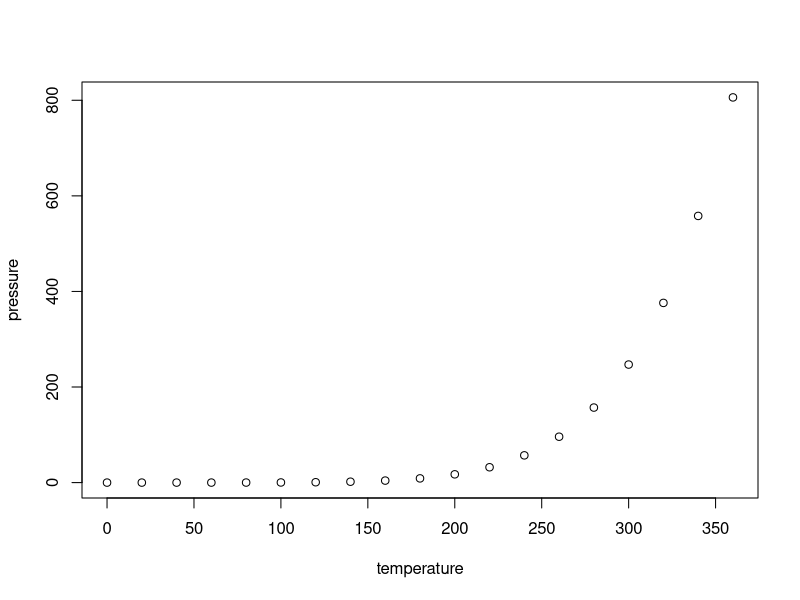
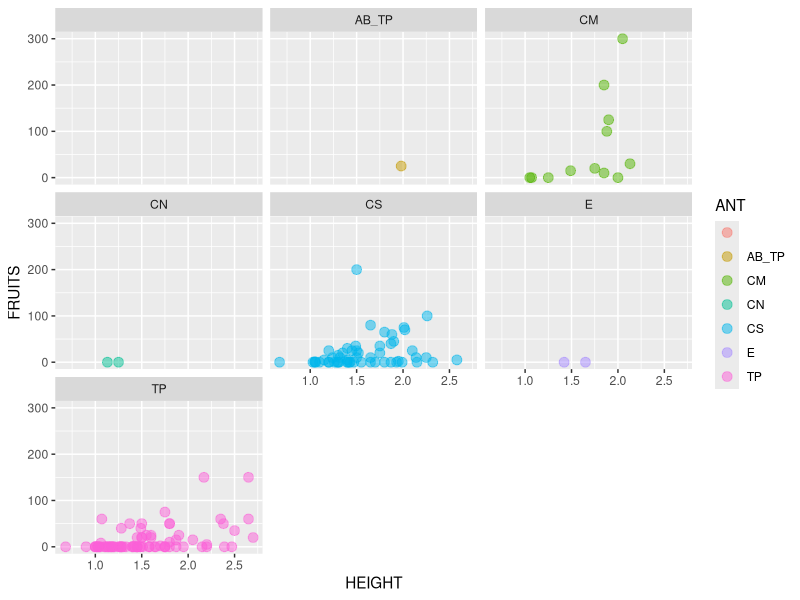
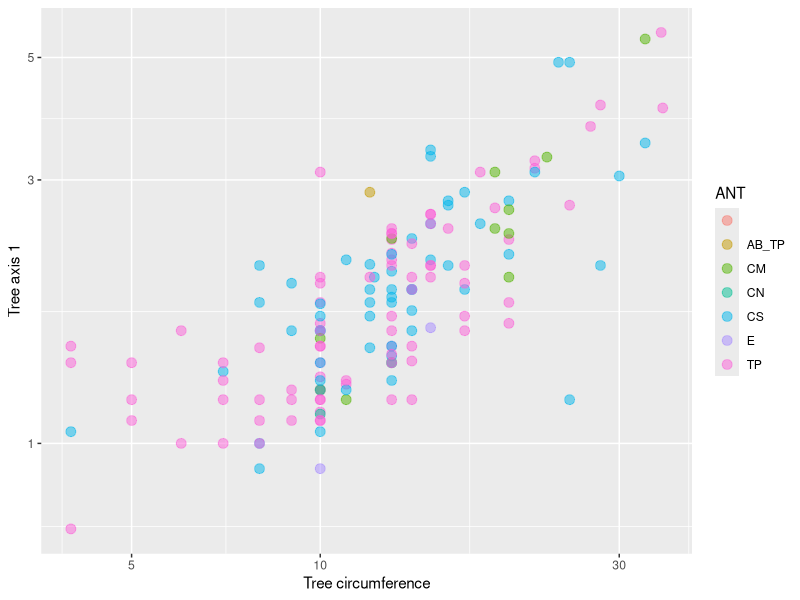
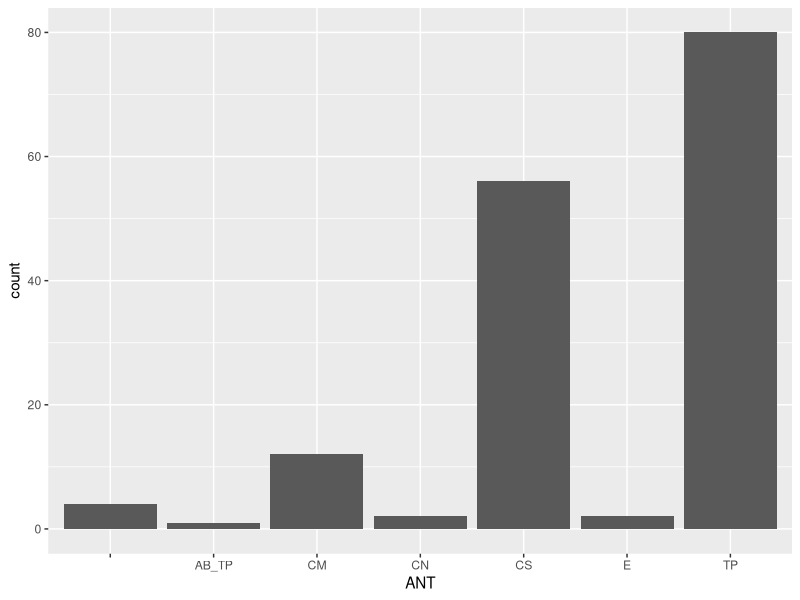
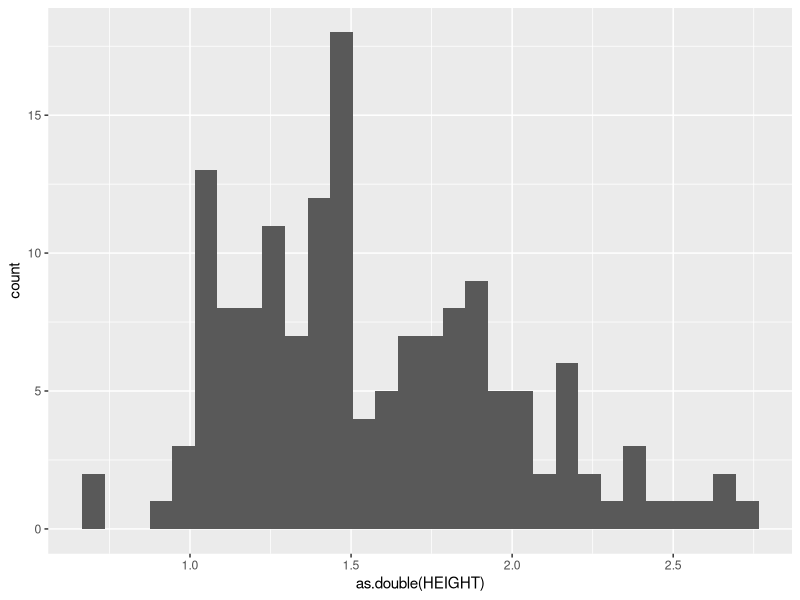
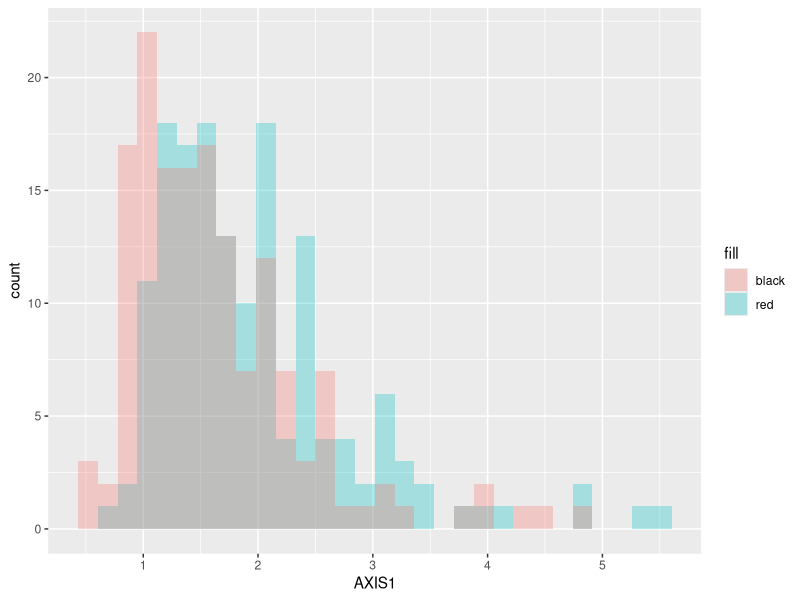
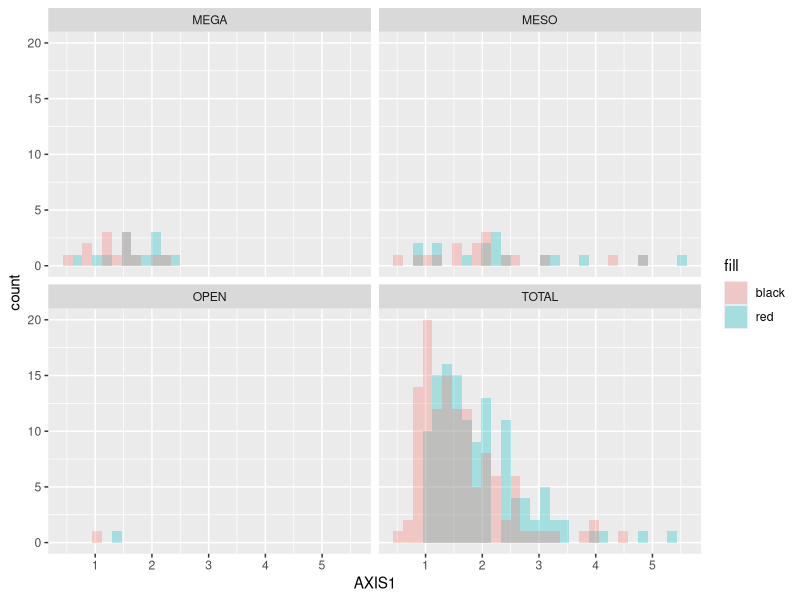
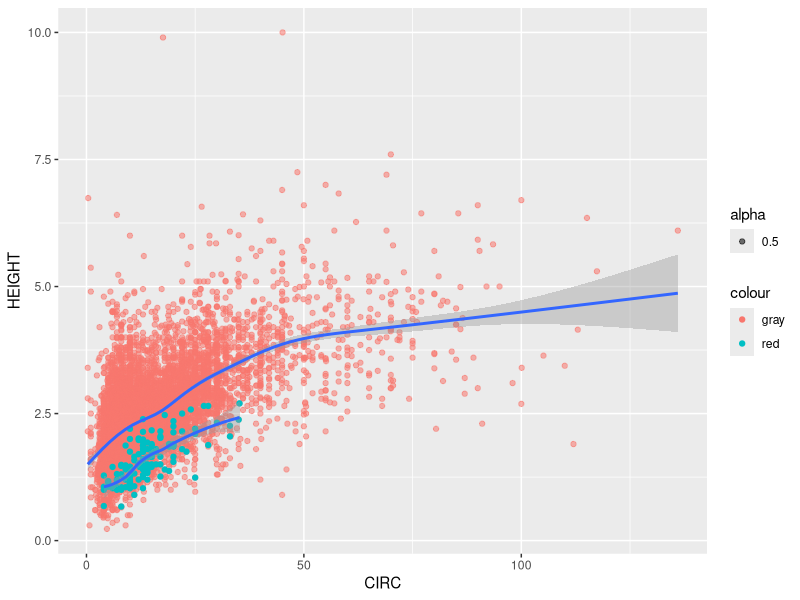

Reproduce these figures in R, in order.
## ---- chunk 1
knitr::opts_chunk$set(echo = TRUE)
library(ggplot2)
## ---- chunk 2
summary(cars)
## ---- chunk 3
plot(pressure)
## ---- chunk 4
acacia <- read.csv(file = "../data-raw/ACACIA_DREPANOLOBIUM_SURVEY.txt", 
                   sep = "\t",
                   na.strings = 'dead')

## ---- chunk 5
library(readr)
tree <- read_tsv("../data-raw/TREE_SURVEYS.txt",
               col_types = list(HEIGHT = col_double(),
                                AXIS_2 = col_double()))

## ---- chunk 6
head(acacia)
## ---- chunk 7
library(ggplot2)
ggplot(data = acacia, mapping = aes(x = HEIGHT, y = FRUITS, color = ANT)) +
  geom_point(size = 3, alpha = 0.5) +
  facet_wrap(~ANT)
## ---- chunk 8
library(ggplot2)
ggplot(data = acacia, mapping = aes(x = CIRC, y = AXIS1, color = ANT)) +
  geom_point(size = 3, alpha = 0.5) +
  scale_y_log10() +
  scale_x_log10() +
  labs(x = "Tree circumference", y = "Tree axis 1")
## ---- chunk 9
library(ggplot2)

ggplot(data = acacia, mapping = aes(x = ANT)) +
  geom_bar()
## ---- chunk 10
library(ggplot2)

ggplot(data = acacia, mapping = aes(x = as.double(HEIGHT))) +
  geom_histogram()
## ---- chunk 11
library(ggplot2)

ggplot() +
  geom_histogram(data = acacia,
                 mapping = aes(x = AXIS1, fill = "red"),
                 alpha = 0.3) +
  geom_histogram(data = acacia,
                 mapping = aes(x = AXIS2, fill = "black"),
                 alpha = 0.3)
## ---- chunk 12
library(ggplot2)

ggplot() +
  geom_histogram(data = acacia,
                 mapping = aes(x = AXIS1, fill = "red"),
                 alpha = 0.3) +
  geom_histogram(data = acacia,
                 mapping = aes(x = AXIS2, fill = "black"),
                 alpha = 0.3) +
  facet_wrap(~TREATMENT)
## ---- chunk 13
str(acacia)
is.numeric(acacia$CIRC)
is.numeric(acacia$HEIGHT)
## ---- chunk 14
str(tree)
is.numeric(tree$CIRC)
is.numeric(tree$HEIGHT)
## ---- chunk 15
ggplot() +
  geom_point(data = tree, mapping = aes(x = CIRC, y = HEIGHT, color = "gray",
  alpha = 0.5)) +
  geom_point(data = acacia, mapping = aes(x = CIRC, y = HEIGHT, color = "red")) +
  geom_smooth(data = tree, mapping = aes(x = CIRC, y = HEIGHT)) +
  geom_smooth(data = acacia, mapping = aes(x = CIRC, y = HEIGHT))
## ---- chunk 16
ggplot() +
  geom_point(data = tree, mapping = aes(x = CIRC, y = HEIGHT, color = "gray",
  alpha = 0.5)) +
  geom_point(data = acacia, mapping = aes(x = CIRC, y = HEIGHT, color = "red")) +
  scale_x_log10() +
  scale_y_log10() +
  geom_smooth(data = tree, mapping = aes(x = CIRC, y = HEIGHT), method = "lm") +
  geom_smooth(data = acacia, mapping = aes(x = CIRC, y = HEIGHT), method = "lm")
